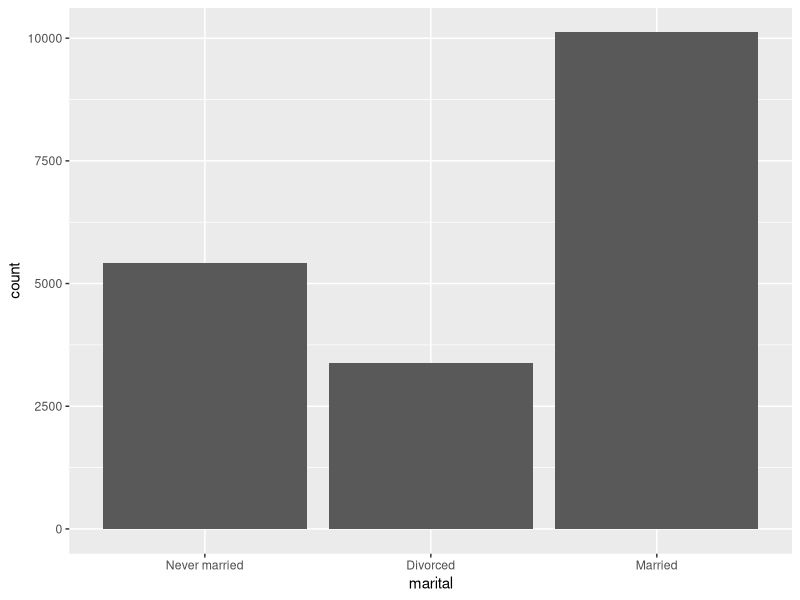
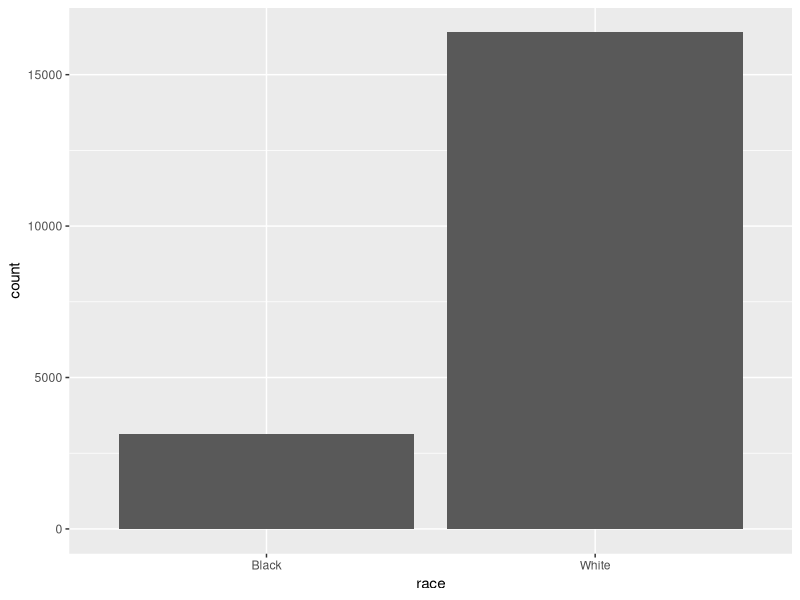
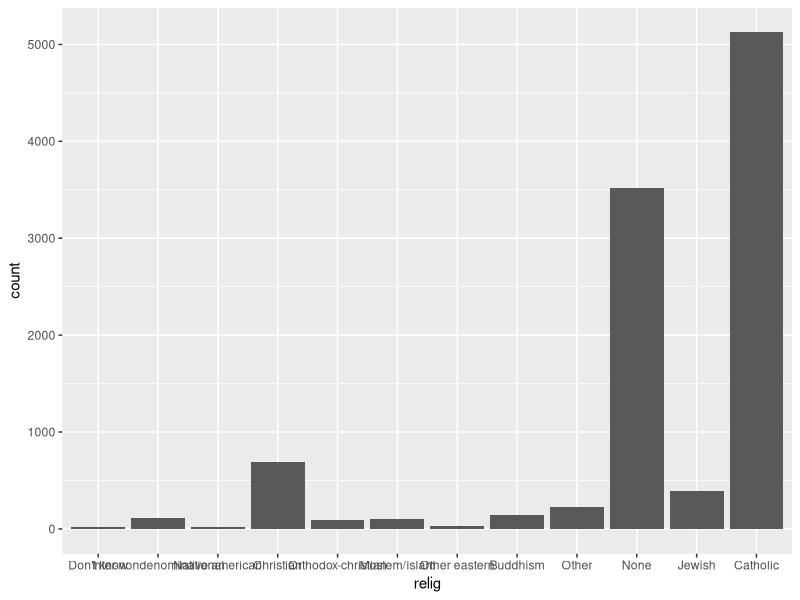
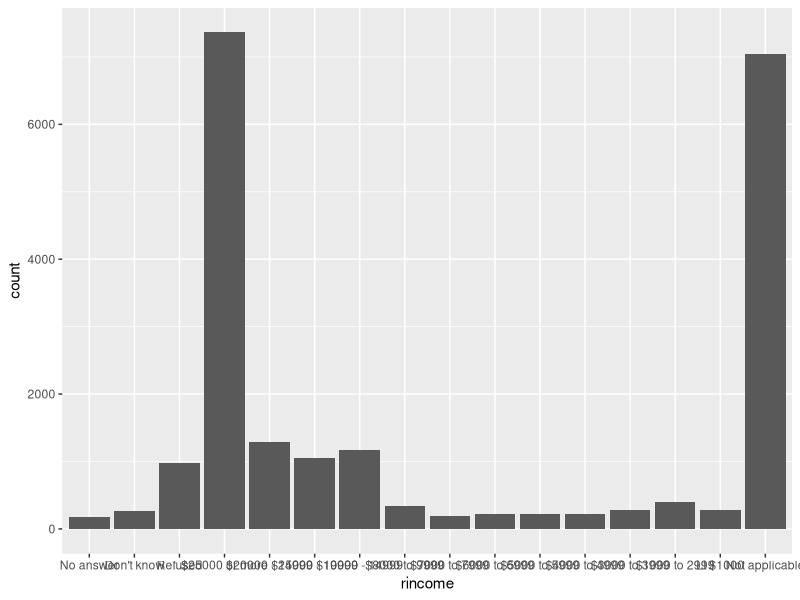
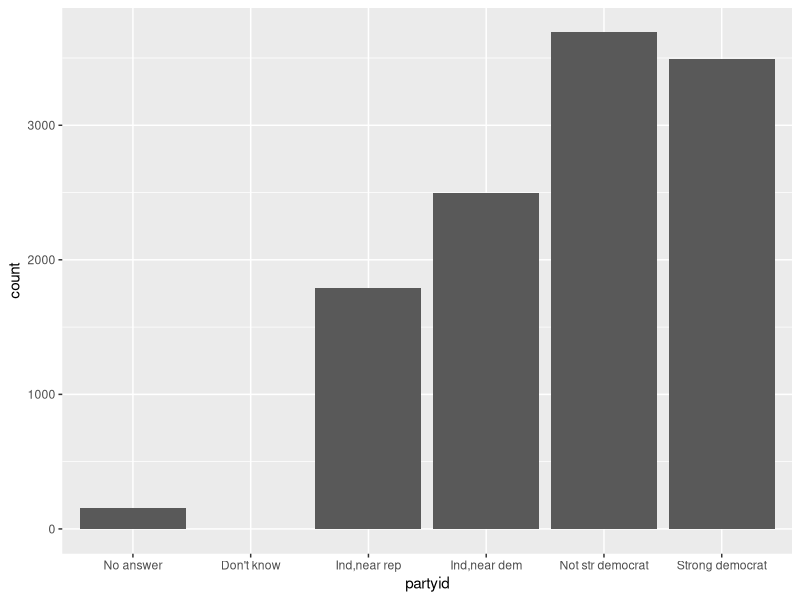
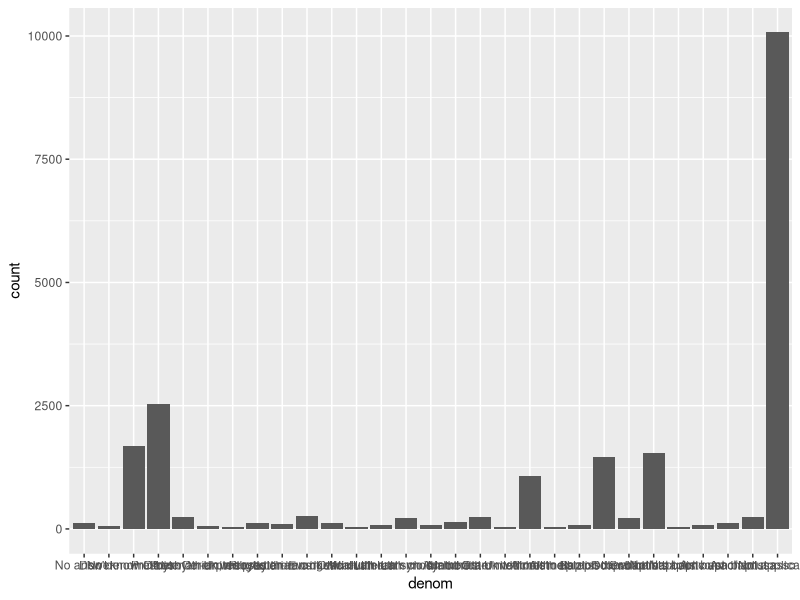

These figures' R source, in order:
#chi square test 
library(tidyverse)
library(forcats)
View(gss_cat)

my_data <- gss_cat %>%
  select(marital) %>%
  filter(marital %in% c("Married", "Never married", "Divorced")) %>%
  mutate(marital = fct_drop(marital))

my_table <- table(my_data)
View(my_table)

chisq.test(my_table)

my_data %>%
  table() %>%
  chisq.test()

#graphics
my_data %>%
  ggplot(aes(marital)) + geom_bar()

#This is for race data 

unique(gss_cat$race)

my_data1 <- gss_cat %>%
  select(race) %>%
  filter(race %in% c("White", "Black", "Others")) %>%
  mutate(race = fct_drop(race))

my_table1 <- table(my_data1)
View(my_table1)

chisq.test(my_table1)

my_data1 %>%
  table() %>%
  chisq.test()

my_data1 %>%
  ggplot(aes(race)) + geom_bar()

#this is for data of relig

unique(gss_cat$relig)

my_data2 <- gss_cat %>%
  select(relig) %>%
  filter(relig %in% c("Protectant", "Orthodox-christian", "None", "Christian", "Jewish", "Catholic", "Other", "Inter-nondenominational", "Hinduisum", "Native american", "No anser", "Buddhism", "Moslem/islam", "Other eastern", "Don't know")) %>%
  mutate(relig = fct_drop(relig))

my_table2 <- table(my_data2)
View(my_table2)

chisq.test(my_table2)

my_data2 %>%
  ggplot(aes(relig)) + geom_bar()

#this is for Income  data

unique(gss_cat$rincome)

my_data3 <- gss_cat %>%
  select(rincome) %>%
  filter(rincome %in% c("$8000 to 9999", "Not applicable", "$20000 - 24999", "$25000 or more", "$7000 to 7999", "$10000 - 14999", "Refused", "$15000 - 19999", "$3000 to 3999", "$5000 to 5999", "Don't know", "$1000 to 2999", "Lt $1000", "No answer", "$6000 to 6999", "$4000 to 4999")) %>%
  mutate(rincome = fct_drop(rincome))

my_table3 <- table(my_data3)
View(my_table3)

chisq.test(my_table3)

my_data3 %>%
  ggplot(aes(rincome)) + geom_bar()

#This is for partyid

unique(gss_cat$partyid)

my_data4 <- gss_cat %>%
  select(partyid) %>%
  filter(partyid %in% c("Ind,near rep", "Not str republican Independent", "Not str democrat", "Strong democrat", "Ind,near dem", "Strong republican  Other party", "No answer", "Don't know")) %>%
  mutate(partyid = fct_drop(partyid))

my_table4 <- table(my_data4)
View(my_table4)

chisq.test(my_table4)

my_data4 %>%
  ggplot(aes(partyid)) + geom_bar()

#this is for denom

unique(gss_cat$denom)

my_data5 <- gss_cat %>%
  select(denom) %>%
  filter(denom %in% c("Southern baptist", "Baptist-dk which", "No denomination", "Not applicable", "Lutheran-mo synod", "Other", "United methodist", "Episcopal ", "Other lutheran", "Afr meth ep zion", "Am bapt ch in usa", "Other methodist", "Presbyterian c in us", "Methodist-dk which", "Nat bapt conv usa", "Am lutheran", "Nat bapt conv of am", "Am baptist asso", "Evangelical luth", "Afr meth episcopal", "Lutheran-dk which", "Luth ch in america", "Presbyterian, merged", "No answer", "Wi evan luth synod", "Other baptists", "Other presbyterian", "United pres ch in us", "Presbyterian-dk wh", "Don't know")) %>%
  mutate(denom = fct_drop(denom))

my_table5 <- table(my_data5)
View(my_table5)

chisq.test(my_table5)

my_data5 %>%
  ggplot(aes(denom)) + geom_bar()

#this is data of tvhours

unique(gss_cat$tvhours)

my_data6 <- gss_cat %>%
  select(tvhours) %>%
  filter(tvhours %in% c("12", "NA", "2", "4", "1", "3", "0", "7", "5", "8", "10", "6", "15", "11", "24", "20", "13", "14", "21", "9", "16", "22", "18", "17", "23")) %>%
  mutate(tvhours = factor(tvhours),
         tvhours = fct_drop(tvhours))

my_table6 <- table(my_data6)
View(my_table6)

chisq.test(my_table6)

           








